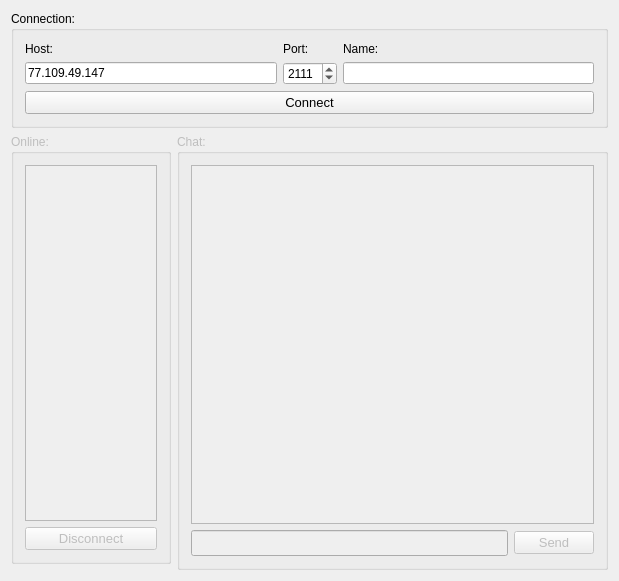
<?xml version="1.0" encoding="UTF-8"?>
<ui version="4.0">
 <class>Client</class>
 <widget class="QDialog" name="Client">
  <property name="geometry">
   <rect>
    <x>0</x>
    <y>0</y>
    <width>619</width>
    <height>581</height>
   </rect>
  </property>
  <property name="sizePolicy">
   <sizepolicy hsizetype="Maximum" vsizetype="Maximum">
    <horstretch>0</horstretch>
    <verstretch>0</verstretch>
   </sizepolicy>
  </property>
  <property name="windowTitle">
   <string>Client</string>
  </property>
  <layout class="QGridLayout" name="gridLayout">
   <item row="3" column="1" rowspan="2">
    <widget class="QGroupBox" name="gB_chat">
     <property name="enabled">
      <bool>false</bool>
     </property>
     <property name="title">
      <string>Chat:</string>
     </property>
     <layout class="QGridLayout" name="gridLayout_4">
      <item row="1" column="0">
       <widget class="QLineEdit" name="lE_message">
        <property name="font">
         <font>
          <pointsize>11</pointsize>
         </font>
        </property>
       </widget>
      </item>
      <item row="1" column="1">
       <widget class="QPushButton" name="pB_send">
        <property name="font">
         <font>
          <pointsize>10</pointsize>
         </font>
        </property>
        <property name="text">
         <string>Send</string>
        </property>
       </widget>
      </item>
      <item row="0" column="0" colspan="2">
       <widget class="QListWidget" name="lW_chat">
        <property name="font">
         <font>
          <family>MS Shell Dlg 2</family>
          <pointsize>11</pointsize>
         </font>
        </property>
       </widget>
      </item>
     </layout>
    </widget>
   </item>
   <item row="0" column="0" colspan="2">
    <widget class="QGroupBox" name="gB_connection">
     <property name="title">
      <string>Connection:</string>
     </property>
     <layout class="QGridLayout" name="gridLayout_2">
      <item row="1" column="2">
       <widget class="QLineEdit" name="lE_name"/>
      </item>
      <item row="1" column="0">
       <widget class="QLineEdit" name="lE_host">
        <property name="text">
         <string>77.109.49.147</string>
        </property>
       </widget>
      </item>
      <item row="0" column="1">
       <widget class="QLabel" name="label_2">
        <property name="text">
         <string>Port:</string>
        </property>
       </widget>
      </item>
      <item row="0" column="2">
       <widget class="QLabel" name="label_3">
        <property name="text">
         <string>Name:</string>
        </property>
       </widget>
      </item>
      <item row="1" column="1">
       <widget class="QSpinBox" name="sB_port">
        <property name="maximum">
         <number>6000</number>
        </property>
        <property name="value">
         <number>2111</number>
        </property>
       </widget>
      </item>
      <item row="0" column="0">
       <widget class="QLabel" name="label">
        <property name="text">
         <string>Host:</string>
        </property>
       </widget>
      </item>
      <item row="2" column="0" colspan="3">
       <widget class="QPushButton" name="pB_connect">
        <property name="font">
         <font>
          <pointsize>10</pointsize>
         </font>
        </property>
        <property name="text">
         <string>Connect</string>
        </property>
       </widget>
      </item>
     </layout>
    </widget>
   </item>
   <item row="3" column="0">
    <widget class="QGroupBox" name="gB_online">
     <property name="enabled">
      <bool>false</bool>
     </property>
     <property name="minimumSize">
      <size>
       <width>160</width>
       <height>0</height>
      </size>
     </property>
     <property name="maximumSize">
      <size>
       <width>160</width>
       <height>16777215</height>
      </size>
     </property>
     <property name="title">
      <string>Online:</string>
     </property>
     <layout class="QGridLayout" name="gridLayout_3">
      <item row="0" column="0">
       <widget class="QListWidget" name="lW_online">
        <property name="font">
         <font>
          <family>MS Shell Dlg 2</family>
          <pointsize>11</pointsize>
         </font>
        </property>
       </widget>
      </item>
      <item row="1" column="0">
       <widget class="QPushButton" name="pB_disconnect">
        <property name="enabled">
         <bool>false</bool>
        </property>
        <property name="sizePolicy">
         <sizepolicy hsizetype="Minimum" vsizetype="Maximum">
          <horstretch>0</horstretch>
          <verstretch>0</verstretch>
         </sizepolicy>
        </property>
        <property name="font">
         <font>
          <pointsize>10</pointsize>
         </font>
        </property>
        <property name="text">
         <string>Disconnect</string>
        </property>
       </widget>
      </item>
     </layout>
    </widget>
   </item>
  </layout>
 </widget>
 <layoutdefault spacing="6" margin="11"/>
 <resources/>
 <connections/>
</ui>
